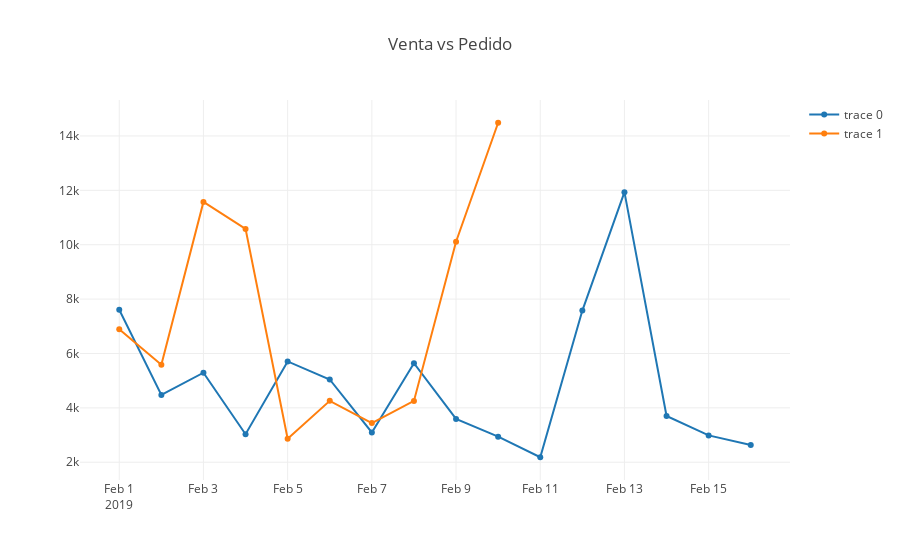

This figure's notebook cell:
### Code cell
data = [trace,trace2]

layout = dict(title = 'Venta vs Pedido',
              yaxis = dict(zeroline = False),
              xaxis = dict(zeroline = False)
             )

fig = dict(data=data, layout=layout)
iplot(fig, filename='styled-scatter')

### Figure 1 — Plotly figure (JSON) as saved in the notebook; plotly's stock layout.template omitted (floating-point values rounded to 4 significant figures)
{"data": [{"type": "scatter", "uid": "b3b54c98-6c23-4d2e-bf4b-1235c7d74376", "x": ["2019-02-01", "2019-02-02", "2019-02-03", "2019-02-04", "2019-02-05", "2019-02-06", "2019-02-07", "2019-02-08", "2019-02-09", "2019-02-10", "2019-02-11", "2019-02-12", "2019-02-13", "2019-02-14", "2019-02-15", "2019-02-16"], "y": [7607.0, 4477.0, 5293.0, 3032.0, 5707.0, 5044.0, 3095.0, 5642.0, 3592.0, 2942.0, 2184.0, 7578.0, 11930.0, 3701.0, 2987.0, 2636.0]}, {"type": "scatter", "uid": "0c5b7e19-5ed1-41fb-9331-b046a5fda307", "x": ["2019-02-01", "2019-02-02", "2019-02-03", "2019-02-04", "2019-02-05", "2019-02-06", "2019-02-07", "2019-02-08", "2019-02-09", "2019-02-10"], "y": [6893, 5584, 11573, 10582, 2864, 4257, 3440, 4256, 10110, 14486]}], "layout": {"title": {"text": "Venta vs Pedido"}, "xaxis": {"zeroline": false}, "yaxis": {"zeroline": false}}}
